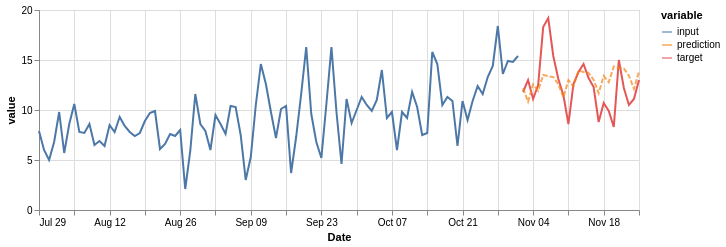

Notebook code cell kept with this figure:
### Code cell
(on.Plot()
    .add(on.marks.line, input)
    .add(on.marks.line, target)
    .add(on.marks.line, prediction, type='dashed')
    .properties(width=600, height=200)
    .show()
)

### Figure 1 — Vega specification as saved in the notebook (floating-point values rounded to 4 significant figures)
{"$schema": "https://vega.github.io/schema/vega/v5.json", "data": [{"name": "source_0", "values": [{"Date": "1990-07-29T00:00:00.000", "variable": "input", "value": 7.9}, {"Date": "1990-07-30T00:00:00.000", "variable": "input", "value": 6.0}, {"Date": "1990-07-31T00:00:00.000", "variable": "input", "value": 5.0}, {"Date": "1990-08-01T00:00:00.000", "variable": "input", "value": 6.8}, {"Date": "1990-08-02T00:00:00.000", "variable": "input", "value": 9.8}, {"Date": "1990-08-03T00:00:00.000", "variable": "input", "value": 5.7}, {"Date": "1990-08-04T00:00:00.000", "variable": "input", "value": 8.6}, {"Date": "1990-08-05T00:00:00.000", "variable": "input", "value": 10.6}, {"Date": "1990-08-06T00:00:00.000", "variable": "input", "value": 7.8}, {"Date": "1990-08-07T00:00:00.000", "variable": "input", "value": 7.7}, {"Date": "1990-08-08T00:00:00.000", "variable": "input", "value": 8.6}, {"Date": "1990-08-09T00:00:00.000", "variable": "input", "value": 6.5}, {"Date": "1990-08-10T00:00:00.000", "variable": "input", "value": 6.9}, {"Date": "1990-08-11T00:00:00.000", "variable": "input", "value": 6.4}, {"Date": "1990-08-12T00:00:00.000", "variable": "input", "value": 8.5}, {"Date": "1990-08-13T00:00:00.000", "variable": "input", "value": 7.8}, {"Date": "1990-08-14T00:00:00.000", "variable": "input", "value": 9.3}, {"Date": "1990-08-15T00:00:00.000", "variable": "input", "value": 8.4}, {"Date": "1990-08-16T00:00:00.000", "variable": "input", "value": 7.8}, {"Date": "1990-08-17T00:00:00.000", "variable": "input", "value": 7.4}, {"Date": "1990-08-18T00:00:00.000", "variable": "input", "value": 7.7}, {"Date": "1990-08-19T00:00:00.000", "variable": "input", "value": 8.9}, {"Date": "1990-08-20T00:00:00.000", "variable": "input", "value": 9.7}, {"Date": "1990-08-21T00:00:00.000", "variable": "input", "value": 9.9}, {"Date": "1990-08-22T00:00:00.000", "variable": "input", "value": 6.1}, {"Date": "1990-08-23T00:00:00.000", "variable": "input", "value": 6.6}, {"Date": "1990-08-24T00:00:00.000", "variable": "input", "value": 7.6}, {"Date": "1990-08-25T00:00:00.000", "variable": "input", "value": 7.4}, {"Date": "1990-08-26T00:00:00.000", "variable": "input", "value": 8.0}, {"Date": "1990-08-27T00:00:00.000", "variable": "input", "value": 2.1}, {"Date": "1990-08-28T00:00:00.000", "variable": "input", "value": 5.9}, {"Date": "1990-08-29T00:00:00.000", "variable": "input", "value": 11.6}, {"Date": "1990-08-30T00:00:00.000", "variable": "input", "value": 8.6}, {"Date": "1990-08-31T00:00:00.000", "variable": "input", "value": 7.9}, {"Date": "1990-09-01T00:00:00.000", "variable": "input", "value": 6.0}, {"Date": "1990-09-02T00:00:00.000", "variable": "input", "value": 9.5}, {"Date": "1990-09-03T00:00:00.000", "variable": "input", "value": 8.6}, {"Date": "1990-09-04T00:00:00.000", "variable": "input", "value": 7.6}, {"Date": "1990-09-05T00:00:00.000", "variable": "input", "value": 10.4}, {"Date": "1990-09-06T00:00:00.000", "variable": "input", "value": 10.3}, {"Date": "1990-09-07T00:00:00.000", "variable": "input", "value": 7.5}, {"Date": "1990-09-08T00:00:00.000", "variable": "input", "value": 3.0}, {"Date": "1990-09-09T00:00:00.000", "variable": "input", "value": 5.3}, {"Date": "1990-09-10T00:00:00.000", "variable": "input", "value": 10.5}, {"Date": "1990-09-11T00:00:00.000", "variable": "input", "value": 14.6}, {"Date": "1990-09-12T00:00:00.000", "variable": "input", "value": 12.6}, {"Date": "1990-09-13T00:00:00.000", "variable": "input", "value": 9.8}, {"Date": "1990-09-14T00:00:00.000", "variable": "input", "value": 7.2}, {"Date": "1990-09-15T00:00:00.000", "variable": "input", "value": 10.1}, {"Date": "1990-09-16T00:00:00.000", "variable": "input", "value": 10.4}, {"Date": "1990-09-17T00:00:00.000", "variable": "input", "value": 3.7}, {"Date": "1990-09-18T00:00:00.000", "variable": "input", "value": 7.3}, {"Date": "1990-09-19T00:00:00.000", "variable": "input", "value": 11.6}, {"Date": "1990-09-20T00:00:00.000", "variable": "input", "value": 16.3}, {"Date": "1990-09-21T00:00:00.000", "variable": "input", "value": 9.6}, {"Date": "1990-09-22T00:00:00.000", "variable": "input", "value": 6.8}, {"Date": "1990-09-23T00:00:00.000", "variable": "input", "value": 5.2}, {"Date": "1990-09-24T00:00:00.000", "variable": "input", "value": 10.6}, {"Date": "1990-09-25T00:00:00.000", "variable": "input", "value": 16.3}, {"Date": "1990-09-26T00:00:00.000", "variable": "input", "value": 9.8}, {"Date": "1990-09-27T00:00:00.000", "variable": "input", "value": 4.6}, {"Date": "1990-09-28T00:00:00.000", "variable": "input", "value": 11.1}, {"Date": "1990-09-29T00:00:00.000", "variable": "input", "value": 8.7}, {"Date": "1990-09-30T00:00:00.000", "variable": "input", "value": 10.0}, {"Date": "1990-10-01T00:00:00.000", "variable": "input", "value": 11.3}, {"Date": "1990-10-02T00:00:00.000", "variable": "input", "value": 10.5}, {"Date": "1990-10-03T00:00:00.000", "variable": "input", "value": 9.9}, {"Date": "1990-10-04T00:00:00.000", "variable": "input", "value": 11.0}, {"Date": "1990-10-05T00:00:00.000", "variable": "input", "value": 14.0}, {"Date": "1990-10-06T00:00:00.000", "variable": "input", "value": 9.2}, {"Date": "1990-10-07T00:00:00.000", "variable": "input", "value": 9.8}, {"Date": "1990-10-08T00:00:00.000", "variable": "input", "value": 6.0}, {"Date": "1990-10-09T00:00:00.000", "variable": "input", "value": 9.8}, {"Date": "1990-10-10T00:00:00.000", "variable": "input", "value": 9.2}, {"Date": "1990-10-11T00:00:00.000", "variable": "input", "value": 11.8}, {"Date": "1990-10-12T00:00:00.000", "variable": "input", "value": 10.3}, {"Date": "1990-10-13T00:00:00.000", "variable": "input", "value": 7.5}, {"Date": "1990-10-14T00:00:00.000", "variable": "input", "value": 7.7}, {"Date": "1990-10-15T00:00:00.000", "variable": "input", "value": 15.8}, {"Date": "1990-10-16T00:00:00.000", "variable": "input", "value": 14.6}, {"Date": "1990-10-17T00:00:00.000", "variable": "input", "value": 10.5}, {"Date": "1990-10-18T00:00:00.000", "variable": "input", "value": 11.3}, {"Date": "1990-10-19T00:00:00.000", "variable": "input", "value": 10.9}, {"Date": "1990-10-20T00:00:00.000", "variable": "input", "value": 6.4}, {"Date": "1990-10-21T00:00:00.000", "variable": "input", "value": 10.9}, {"Date": "1990-10-22T00:00:00.000", "variable": "input", "value": 9.0}, {"Date": "1990-10-23T00:00:00.000", "variable": "input", "value": 10.9}, {"Date": "1990-10-24T00:00:00.000", "variable": "input", "value": 12.4}, {"Date": "1990-10-25T00:00:00.000", "variable": "input", "value": 11.6}, {"Date": "1990-10-26T00:00:00.000", "variable": "input", "value": 13.3}, {"Date": "1990-10-27T00:00:00.000", "variable": "input", "value": 14.4}, {"Date": "1990-10-28T00:00:00.000", "variable": "input", "value": 18.4}, {"Date": "1990-10-29T00:00:00.000", "variable": "input", "value": 13.6}, {"Date": "1990-10-30T00:00:00.000", "variable": "input", "value": 14.9}, {"Date": "1990-10-31T00:00:00.000", "variable": "input", "value": 14.8}, {"Date": "1990-11-01T00:00:00.000", "variable": "input", "value": 15.4}], "transform": [{"type": "formula", "expr": "toDate(datum['Date'])", "as": "Date"}]}, {"name": "source_1", "values": [{"Date": "1990-11-02T00:00:00.000", "variable": "target", "value": 11.8}, {"Date": "1990-11-03T00:00:00.000", "variable": "target", "value": 13.0}, {"Date": "1990-11-04T00:00:00.000", "variable": "target", "value": 11.1}, {"Date": "1990-11-05T00:00:00.000", "variable": "target", "value": 12.5}, {"Date": "1990-11-06T00:00:00.000", "variable": "target", "value": 18.3}, {"Date": "1990-11-07T00:00:00.000", "variable": "target", "value": 19.2}, {"Date": "1990-11-08T00:00:00.000", "variable": "target", "value": 15.4}, {"Date": "1990-11-09T00:00:00.000", "variable": "target", "value": 13.1}, {"Date": "1990-11-10T00:00:00.000", "variable": "target", "value": 11.5}, {"Date": "1990-11-11T00:00:00.000", "variable": "target", "value": 8.6}, {"Date": "1990-11-12T00:00:00.000", "variable": "target", "value": 12.6}, {"Date": "1990-11-13T00:00:00.000", "variable": "target", "value": 13.8}, {"Date": "1990-11-14T00:00:00.000", "variable": "target", "value": 14.6}, {"Date": "1990-11-15T00:00:00.000", "variable": "target", "value": 13.2}, {"Date": "1990-11-16T00:00:00.000", "variable": "target", "value": 12.3}, {"Date": "1990-11-17T00:00:00.000", "variable": "target", "value": 8.8}, {"Date": "1990-11-18T00:00:00.000", "variable": "target", "value": 10.7}, {"Date": "1990-11-19T00:00:00.000", "variable": "target", "value": 9.9}, {"Date": "1990-11-20T00:00:00.000", "variable": "target", "value": 8.3}, {"Date": "1990-11-21T00:00:00.000", "variable": "target", "value": 15.0}, {"Date": "1990-11-22T00:00:00.000", "variable": "target", "value": 12.2}, {"Date": "1990-11-23T00:00:00.000", "variable": "target", "value": 10.5}, {"Date": "1990-11-24T00:00:00.000", "variable": "target", "value": 11.1}, {"Date": "1990-11-25T00:00:00.000", "variable": "target", "value": 13.0}], "transform": [{"type": "formula", "expr": "toDate(datum['Date'])", "as": "Date"}]}, {"name": "source_2", "values": [{"Date": "1990-11-02T00:00:00.000", "variable": "prediction", "value": 12.16}, {"Date": "1990-11-03T00:00:00.000", "variable": "prediction", "value": 10.84}, {"Date": "1990-11-04T00:00:00.000", "variable": "prediction", "value": 12.55}, {"Date": "1990-11-05T00:00:00.000", "variable": "prediction", "value": 11.94}, {"Date": "1990-11-06T00:00:00.000", "variable": "prediction", "value": 13.5}, {"Date": "1990-11-07T00:00:00.000", "variable": "prediction", "value": 13.38}, {"Date": "1990-11-08T00:00:00.000", "variable": "prediction", "value": 13.29}, {"Date": "1990-11-09T00:00:00.000", "variable": "prediction", "value": 12.59}, {"Date": "1990-11-10T00:00:00.000", "variable": "prediction", "value": 11.26}, {"Date": "1990-11-11T00:00:00.000", "variable": "prediction", "value": 12.98}, {"Date": "1990-11-12T00:00:00.000", "variable": "prediction", "value": 12.37}, {"Date": "1990-11-13T00:00:00.000", "variable": "prediction", "value": 13.92}, {"Date": "1990-11-14T00:00:00.000", "variable": "prediction", "value": 13.81}, {"Date": "1990-11-15T00:00:00.000", "variable": "prediction", "value": 13.72}, {"Date": "1990-11-16T00:00:00.000", "variable": "prediction", "value": 13.01}, {"Date": "1990-11-17T00:00:00.000", "variable": "prediction", "value": 11.69}, {"Date": "1990-11-18T00:00:00.000", "variable": "prediction", "value": 13.41}, {"Date": "1990-11-19T00:00:00.000", "variable": "prediction", "value": 12.79}, {"Date": "1990-11-20T00:00:00.000", "variable": "prediction", "value": 14.35}, {"Date": "1990-11-21T00:00:00.000", "variable": "prediction", "value": 14.23}, {"Date": "1990-11-22T00:00:00.000", "variable": "prediction", "value": 14.14}, {"Date": "1990-11-23T00:00:00.000", "variable": "prediction", "value": 13.44}, {"Date": "1990-11-24T00:00:00.000", "variable": "prediction", "value": 12.12}, {"Date": "1990-11-25T00:00:00.000", "variable": "prediction", "value": 13.83}], "transform": [{"type": "formula", "expr": "toDate(datum['Date'])", "as": "Date"}]}, {"name": "source_0_color_domain_variable_0", "values": [{"variable": "input"}]}, {"name": "source_1_color_domain_variable_1", "values": [{"variable": "target"}]}, {"name": "source_2_color_domain_variable_2", "values": [{"variable": "prediction"}]}], "marks": [{"type": "group", "name": "layer_0_pathgroup", "from": {"facet": {"data": "source_0", "name": "faceted_path_layer_0_main", "groupby": ["variable"]}}, "encode": {"update": {"width": {"field": {"signal": null, "datum": null, "group": "width", "parent": null}}, "height": {"field": {"signal": null, "datum": null, "group": "height", "parent": null}}}}, "marks": [{"type": "line", "name": "layer_0_marks", "from": {"data": "faceted_path_layer_0_main"}, "sort": {"field": "x"}, "encode": {"update": {"stroke": {"field": "variable", "scale": "color"}, "y": {"field": "value", "scale": "y"}, "defined": {"signal": "isValid(datum[\"Date\"]) && isFinite(+datum[\"Date\"]) && isValid(datum[\"value\"]) && isFinite(+datum[\"value\"])"}, "x": {"field": "Date", "scale": "x"}}}, "style": ["line"]}]}, {"type": "group", "name": "layer_1_pathgroup", "from": {"facet": {"data": "source_1", "name": "faceted_path_layer_1_main", "groupby": ["variable"]}}, "encode": {"update": {"width": {"field": {"signal": null, "datum": null, "group": "width", "parent": null}}, "height": {"field": {"signal": null, "datum": null, "group": "height", "parent": null}}}}, "marks": [{"type": "line", "name": "layer_1_marks", "from": {"data": "faceted_path_layer_1_main"}, "sort": {"field": "x"}, "encode": {"update": {"x": {"field": "Date", "scale": "x"}, "y": {"field": "value", "scale": "y"}, "stroke": {"field": "variable", "scale": "color"}, "defined": {"signal": "isValid(datum[\"Date\"]) && isFinite(+datum[\"Date\"]) && isValid(datum[\"value\"]) && isFinite(+datum[\"value\"])"}}}, "style": ["line"]}]}, {"type": "group", "name": "layer_2_pathgroup", "from": {"facet": {"data": "source_2", "name": "faceted_path_layer_2_main", "groupby": ["variable"]}}, "encode": {"update": {"width": {"field": {"signal": null, "datum": null, "group": "width", "parent": null}}, "height": {"field": {"signal": null, "datum": null, "group": "height", "parent": null}}}}, "marks": [{"type": "line", "name": "layer_2_marks", "from": {"data": "faceted_path_layer_2_main"}, "sort": {"field": "x"}, "encode": {"update": {"opacity": {"value": 0.7}, "y": {"field": "value", "scale": "y"}, "stroke": {"field": "variable", "scale": "color"}, "x": {"field": "Date", "scale": "x"}, "strokeDash": {"value": [5, 2]}, "defined": {"signal": "isValid(datum[\"Date\"]) && isFinite(+datum[\"Date\"]) && isValid(datum[\"value\"]) && isFinite(+datum[\"value\"])"}}}, "style": ["line"]}]}], "scales": [{"name": "x", "type": "time", "domain": {"fields": [{"data": "source_0", "field": "Date"}, {"data": "source_1", "field": "Date"}, {"data": "source_2", "field": "Date"}]}, "range": [0, {"signal": "width"}]}, {"name": "y", "type": "linear", "domain": {"fields": [{"data": "source_0", "field": "value"}, {"data": "source_1", "field": "value"}, {"data": "source_2", "field": "value"}]}, "range": [{"signal": "height"}, 0], "nice": true, "zero": true}, {"name": "color", "type": "ordinal", "domain": {"fields": [{"data": "source_0_color_domain_variable_0", "field": "variable"}, {"data": "source_1_color_domain_variable_1", "field": "variable"}, {"data": "source_2_color_domain_variable_2", "field": "variable"}], "sort": true}, "range": "category"}], "axes": [{"scale": "x", "labels": false, "maxExtent": 0, "gridScale": "y", "minExtent": 0, "domain": false, "tickCount": {"signal": "ceil(width/40)"}, "aria": false, "orient": "bottom", "grid": true, "ticks": false, "zindex": 0}, {"scale": "y", "ticks": false, "minExtent": 0, "gridScale": "x", "domain": false, "zindex": 0, "tickCount": {"signal": "ceil(height/40)"}, "orient": "left", "grid": true, "labels": false, "aria": false, "maxExtent": 0}, {"scale": "x", "title": "Date", "labelOverlap": true, "zindex": 0, "labelFlush": true, "orient": "bottom", "tickCount": {"signal": "ceil(width/40)"}, "grid": false}, {"scale": "y", "title": "value", "labelOverlap": true, "tickCount": {"signal": "ceil(height/40)"}, "orient": "left", "grid": false, "zindex": 0}], "height": 200, "legends": [{"stroke": "color", "symbolType": "stroke", "title": "variable", "encode": {"symbols": {"update": {"opacity": {"value": 0.7}}}}}], "padding": 5, "background": "white", "style": "cell", "width": 600}
